Frame 1 (no input): blank canvas, image omitted
Frame 60 (the mouse pressed at the canvas centre just before this capture): blank canvas, image omitted
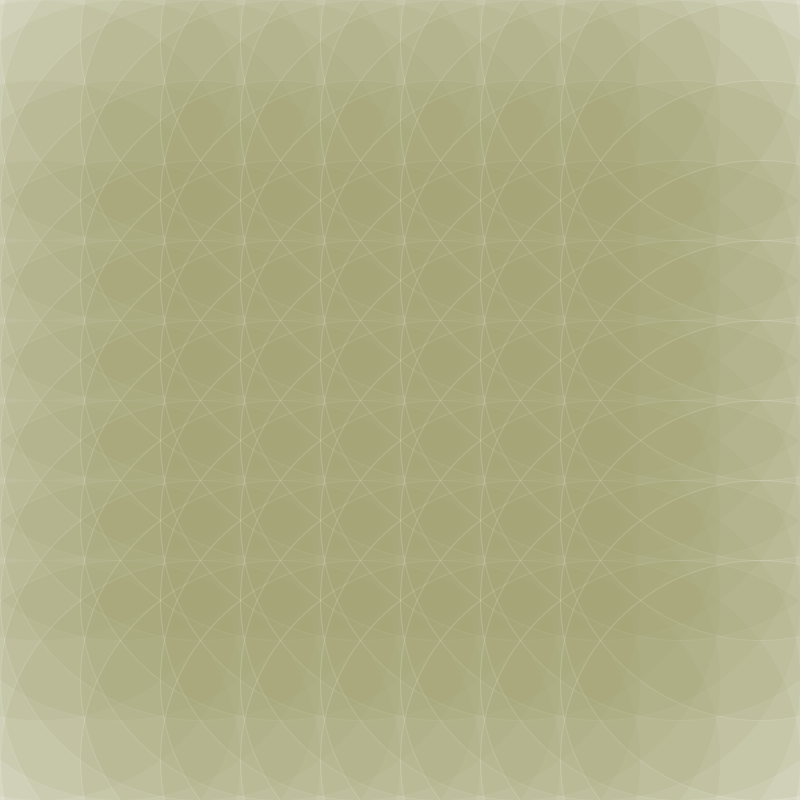
Frame 120 (the mouse held since frame 60 and released just before this capture)

The Processing sketch whose frames 1 and 60 were blank and that drew this single picture after the mouse press (run headless with seeded random() and noise(); from frame 60 on, the mouse is pressed at the canvas centre):

// Processing sketch: griglia
// ── griglia.pde
/* Griglia di "cerchi" con dimensione e colore variabile in base alla posizione
del mouse */

//dichiarazione numero righe e colonne della mia griglia
int righe=10;
int colonne=10;
//singola cella
int singoloX;
int singoloY;


void setup() {

  size (800, 800);
}


void draw() {

  //trovo la dimensione della mia cella
  singoloX= width/colonne;
  singoloY=height/righe;


  background(255);
  stroke(255, 255, 255, 45);

// inserisco dentro le variabili colore il valore 
// mappato della posizione del mouse. valori che mi andranno a determinare 
// il colore dei miei cerchi.
  int  colore1= int (map(mouseX, 0, width, 50, 255));
  int colore2= int (map(mouseY, 0, height, 50, 255));
  fill(colore1, colore2, (colore1+colore2)/3, 25);

  for (int i=0; i<colonne; i++) {
    for (int j=0; j<righe; j++) {
      pushMatrix();
      translate(singoloX*i, singoloY*j);
      ellipse(40, 40, mouseX, mouseY);
      popMatrix();
    }
  }
}
